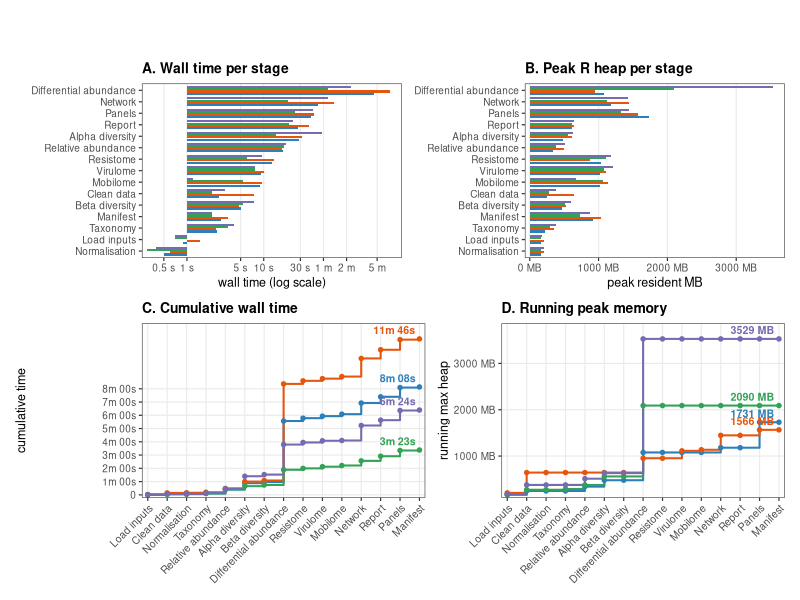
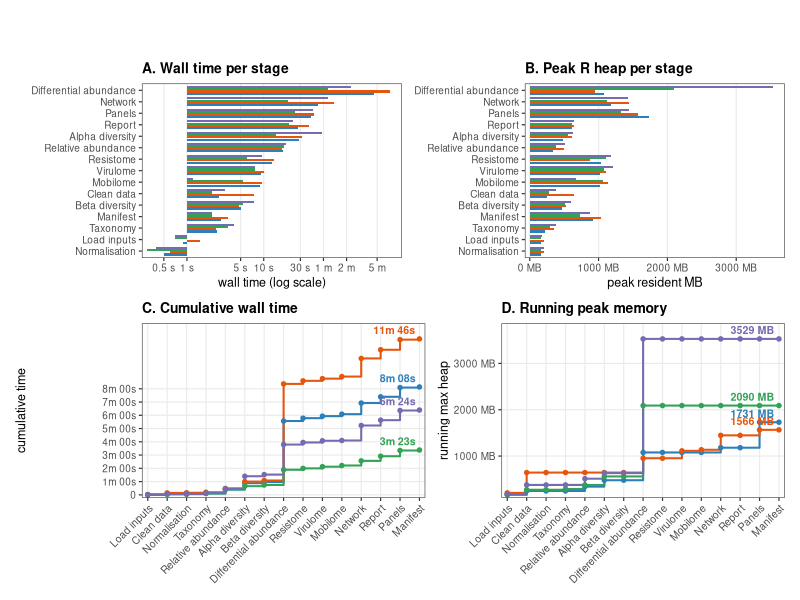

Reproduce these figures in R, in order.
suppressPackageStartupMessages({
  library(ggplot2)
  library(patchwork)
  library(dplyr)
  library(tidyr)
  library(scales)
})

# Per-stage wall time (seconds) and peak R-process heap (MB) across four
# cohorts, all run on MERIDIAN v1.2.0 (tag v1.2.0, 91fb5df) with each
# project's shipped config, single-thread, sequentially on one machine
# (2026-10-29/30). Values parsed from each run's pipeline.log.
# B1 = chicken_batch1 (n=18, 8m 08s); B2 = chicken_batch2 (n=32, 11m 46s);
# HW = hospital_wastewater_eg (n=20, 3m 23s); WL = wetlands_flyway (n=24, 6m 24s).
stages <- tibble::tribble(
  ~stage,                  ~order, ~b1_sec, ~b1_mb, ~b2_sec, ~b2_mb, ~hw_sec, ~hw_mb, ~wl_sec, ~wl_mb,
  "load_inputs",                1,    0.9,   168,    1.5,   205,    0.7,   166,    0.7,   181,
  "clean_data",                 2,    2.6,   247,    7.4,   644,    2.1,   273,    3.1,   377,
  "normalisation",              3,    0.5,   163,    0.6,   207,    0.3,   160,    0.4,   207,
  "taxonomy",                   4,    2.5,   226,    2.4,   350,    3.4,   290,    4.1,   375,
  "relative_abundance",         5,   17.6,   341,   17.2,   492,   18.4,   376,   19.4,   512,
  "alpha_diversity",            6,   28.9,   479,   31.1,   617,   14.5,   561,   56.6,   633,
  "beta_diversity",             7,    5.0,   466,    4.8,   522,    5.3,   514,    7.4,   596,
  "differential_abundance",     8,  276.0,  1078,  437.0,   953,   69.0,  2090,  136.0,  3529,
  "resistome",                  9,   12.9,  1029,   13.8,   881,    6.1,  1101,    9.4,  1181,
  "virulome",                  10,    9.3,  1022,   10.0,  1113,    7.7,  1086,    7.6,  1204,
  "mobilome",                  11,    9.0,  1019,    9.4,  1136,    5.3,  1061,    1.2,   673,
  "network",                   12,   50.2,  1181,   82.0,  1447,   21.0,  1117,   68.0,  1432,
  "report",                    13,   28.3,   612,   39.4,   648,   21.1,   616,   24.1,   650,
  "panels",                    14,   41.7,  1731,   45.6,  1566,   25.9,  1331,   43.7,  1438,
  "manifest",                  15,    2.8,   920,    3.4,  1041,    2.1,   736,    2.1,   875
)

cohort_colors <- c(B1 = "#2c7fb8", B2 = "#e6550d",
                   HW = "#31a354", WL = "#756bb1")
cohort_labels <- c(
  B1 = "B1  Chicken batch 1 (n = 18)",
  B2 = "B2  Chicken batch 2 (n = 32)",
  HW = "HW  Hospital wastewater (n = 20)",
  WL = "WL  Wetlands (n = 24)"
)
cohort_levels <- c("B1", "B2", "HW", "WL")

pretty_stage <- function(s) {
  s <- gsub("_", " ", s)
  paste0(toupper(substr(s, 1, 1)), substr(s, 2, nchar(s)))
}

fmt_duration <- function(sec) {
  vapply(sec, function(s) {
    if (s < 60) {
      if (s < 10) sprintf("%.1f s", s) else sprintf("%.0f s", s)
    } else {
      m <- floor(s / 60); r <- round(s - 60 * m)
      sprintf("%dm %02ds", m, r)
    }
  }, character(1))
}

stage_order_by_b2 <- stages %>%
  arrange(desc(b2_sec)) %>%
  pull(stage)

# ----- Panel A: wall time per stage -----
runtime_long <- stages %>%
  select(stage, B1 = b1_sec, B2 = b2_sec, HW = hw_sec, WL = wl_sec) %>%
  pivot_longer(all_of(cohort_levels), names_to = "cohort", values_to = "sec") %>%
  mutate(
    stage = factor(pretty_stage(stage), levels = rev(pretty_stage(stage_order_by_b2))),
    cohort = factor(cohort, levels = cohort_levels)
  )

panel_a <- ggplot(runtime_long, aes(x = sec, y = stage, fill = cohort)) +
  geom_col(position = position_dodge(width = 0.8), width = 0.75) +
  scale_x_log10(
    breaks = c(0.5, 1, 5, 10, 30, 60, 120, 300),
    labels = c("0.5 s", "1 s", "5 s", "10 s", "30 s", "1 m", "2 m", "5 m"),
    expand = expansion(mult = c(0.02, 0.05))
  ) +
  scale_fill_manual(values = cohort_colors, labels = cohort_labels) +
  labs(
    title = "A. Wall time per stage",
    x = "wall time (log scale)",
    y = NULL,
    fill = NULL
  ) +
  theme_bw(base_size = 9) +
  theme(
    plot.title = element_text(face = "bold", size = 10),
    panel.grid.minor = element_blank(),
    panel.grid.major.y = element_blank(),
    legend.position = "none"
  )

# ----- Panel B: peak memory per stage (same stage order as A) -----
mem_long <- stages %>%
  select(stage, B1 = b1_mb, B2 = b2_mb, HW = hw_mb, WL = wl_mb) %>%
  pivot_longer(all_of(cohort_levels), names_to = "cohort", values_to = "mb") %>%
  mutate(
    stage = factor(pretty_stage(stage), levels = rev(pretty_stage(stage_order_by_b2))),
    cohort = factor(cohort, levels = cohort_levels)
  )

panel_b <- ggplot(mem_long, aes(x = mb, y = stage, fill = cohort)) +
  geom_col(position = position_dodge(width = 0.8), width = 0.75) +
  scale_x_continuous(
    breaks = c(0, 1000, 2000, 3000),
    labels = function(x) paste0(x, " MB"),
    expand = expansion(mult = c(0.02, 0.05))
  ) +
  scale_fill_manual(values = cohort_colors, labels = cohort_labels) +
  labs(
    title = "B. Peak R heap per stage",
    x = "peak resident MB",
    y = NULL,
    fill = NULL
  ) +
  theme_bw(base_size = 9) +
  theme(
    plot.title = element_text(face = "bold", size = 10),
    panel.grid.minor = element_blank(),
    panel.grid.major.y = element_blank(),
    legend.position = "none"
  )

# ----- Panel C: cumulative runtime in pipeline order -----
cum_runtime <- stages %>%
  arrange(order) %>%
  mutate(B1 = cumsum(b1_sec), B2 = cumsum(b2_sec),
         HW = cumsum(hw_sec), WL = cumsum(wl_sec)) %>%
  select(order, stage, all_of(cohort_levels)) %>%
  pivot_longer(all_of(cohort_levels), names_to = "cohort", values_to = "cum_sec") %>%
  mutate(cohort = factor(cohort, levels = cohort_levels))

end_labels_c <- cum_runtime %>%
  group_by(cohort) %>%
  filter(order == max(order)) %>%
  ungroup() %>%
  mutate(label = fmt_duration(cum_sec))

panel_c <- ggplot(cum_runtime, aes(x = order, y = cum_sec, color = cohort)) +
  geom_step(linewidth = 0.7) +
  geom_point(size = 1.2) +
  geom_text(
    data = end_labels_c,
    aes(label = label),
    hjust = 1.1, vjust = -0.6, size = 2.7, fontface = "bold", show.legend = FALSE
  ) +
  scale_x_continuous(
    breaks = stages$order,
    labels = pretty_stage(stages$stage),
    expand = expansion(add = c(0.3, 0.3))
  ) +
  scale_y_continuous(
    breaks = c(0, 60, 120, 180, 240, 300, 360, 420, 480),
    labels = function(s) ifelse(s == 0, "0", fmt_duration(s)),
    expand = expansion(mult = c(0.02, 0.10))
  ) +
  scale_color_manual(values = cohort_colors, labels = cohort_labels) +
  labs(
    title = "C. Cumulative wall time",
    x = NULL,
    y = "cumulative time",
    color = NULL
  ) +
  theme_bw(base_size = 9) +
  theme(
    plot.title = element_text(face = "bold", size = 10),
    axis.text.x = element_text(angle = 45, hjust = 1, vjust = 1, size = 7.5),
    panel.grid.minor = element_blank(),
    legend.position = "none"
  )

# ----- Panel D: running peak memory in pipeline order -----
run_peak <- stages %>%
  arrange(order) %>%
  mutate(B1 = cummax(b1_mb), B2 = cummax(b2_mb),
         HW = cummax(hw_mb), WL = cummax(wl_mb)) %>%
  select(order, stage, all_of(cohort_levels)) %>%
  pivot_longer(all_of(cohort_levels), names_to = "cohort", values_to = "max_mb") %>%
  mutate(cohort = factor(cohort, levels = cohort_levels))

end_labels_d <- run_peak %>%
  group_by(cohort) %>%
  filter(order == max(order)) %>%
  ungroup() %>%
  mutate(label = sprintf("%d MB", max_mb))

panel_d <- ggplot(run_peak, aes(x = order, y = max_mb, color = cohort)) +
  geom_step(linewidth = 0.7) +
  geom_point(size = 1.2) +
  geom_text(
    data = end_labels_d,
    aes(label = label),
    hjust = 1.1, vjust = -0.6, size = 2.7, fontface = "bold", show.legend = FALSE
  ) +
  scale_x_continuous(
    breaks = stages$order,
    labels = pretty_stage(stages$stage),
    expand = expansion(add = c(0.3, 0.3))
  ) +
  scale_y_continuous(
    labels = function(x) paste0(x, " MB"),
    expand = expansion(mult = c(0.02, 0.10))
  ) +
  scale_color_manual(values = cohort_colors, labels = cohort_labels) +
  labs(
    title = "D. Running peak memory",
    x = NULL,
    y = "running max heap",
    color = NULL
  ) +
  theme_bw(base_size = 9) +
  theme(
    plot.title = element_text(face = "bold", size = 10),
    axis.text.x = element_text(angle = 45, hjust = 1, vjust = 1, size = 7.5),
    panel.grid.minor = element_blank(),
    legend.position = "none"
  )

# ----- Assemble -----
shared_legend <- ggplot(runtime_long, aes(x = sec, y = stage, fill = cohort)) +
  geom_col() +
  scale_fill_manual(values = cohort_colors, labels = cohort_labels) +
  labs(fill = NULL) +
  guides(fill = guide_legend(nrow = 2, byrow = TRUE)) +
  theme_bw(base_size = 9) +
  theme(
    legend.position = "top",
    legend.key.size = unit(0.4, "cm"),
    legend.text = element_text(size = 8)
  )

legend_grob <- cowplot::get_legend(shared_legend)

fig2 <- (
  (panel_a | panel_b) /
  (panel_c | panel_d)
) +
  plot_annotation(theme = theme(plot.margin = margin(2, 2, 2, 2)))

fig2_with_legend <- patchwork::wrap_elements(legend_grob) / fig2 +
  plot_layout(heights = c(0.08, 1))

out_dir <- "C:/Users/julio/Desktop/Metagenomics_pipeline_automation/docs/manuscript"
png_path  <- file.path(out_dir, "figure2_pipeline_performance.png")
tiff_path <- file.path(out_dir, "figure2_pipeline_performance.tiff")

ggsave(
  png_path, fig2_with_legend,
  width = 190, height = 205, units = "mm", dpi = 300
)
ggsave(
  tiff_path, fig2_with_legend,
  width = 190, height = 205, units = "mm", dpi = 300,
  compression = "lzw"
)

message("Wrote ", png_path)
message("Wrote ", tiff_path)
